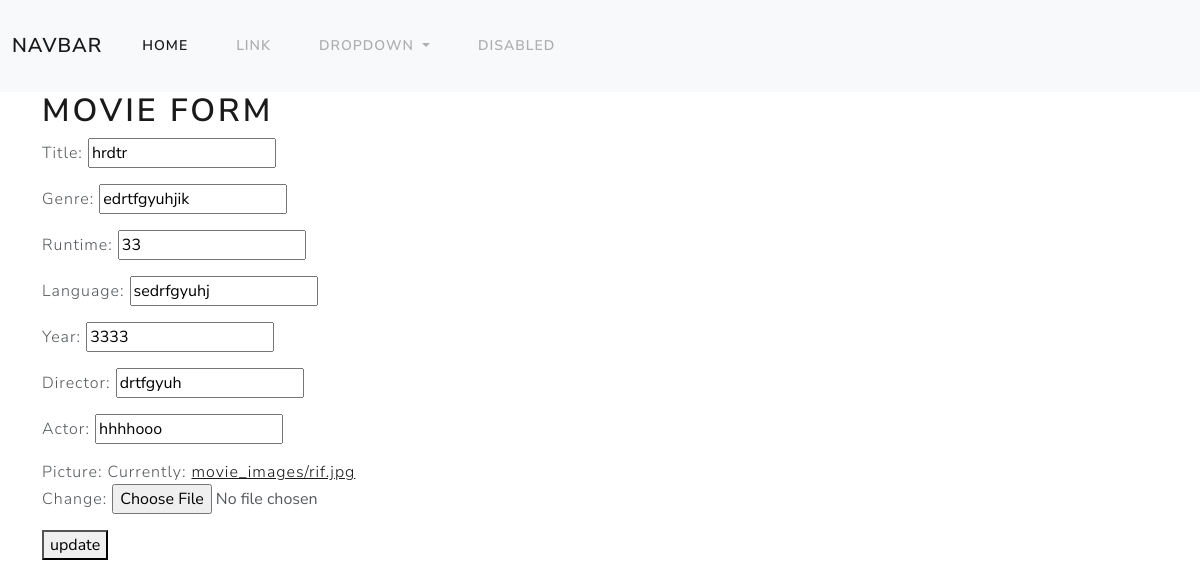
Screenshot of /movie/19/update/ (signed in) with the database file from the repository.
### myapp/models.py (models this page shows, shortened)
class Movie(models.Model):
    title=models.CharField(max_length=200)
    genre=models.CharField(max_length=200)
    runtime=models.PositiveIntegerField()
    language=models.CharField(max_length=100)
    year=models.PositiveIntegerField()
    director=models.CharField(max_length=100)
    actor=models.CharField(max_length=100)
    picture=models.ImageField(upload_to="movie_images",null=True)

### myapp/views.py (the view, shortened to what this page needs)
# urls.py: path('movie/<int:pk>/update/',views.MovieUpdateView.as_view(),name="movie-update"),
@method_decorator(signin_required,name="dispatch")
class MovieUpdateView(View):
    template_name="mobie_update.html"
    form_class=MovieForm
    def get(self,request,*args,**kwargs):
        id=kwargs.get("pk")
        Movie_object=Movie.objects.get(id=id)
        form_instance=self.form_class(instance=Movie_object)
        return render(request,self.template_name,{"form":form_instance})

### myapp/forms.py
class MovieForm(forms.ModelForm):
    class Meta:
        model=Movie
        fields="__all__"

### myapp/templates/mobie_update.html (shortened to what this page needs)
{%extends 'base.html'%}
{%load static%}
    {%block main_block%}
    <div class="container">
        <h1>movie Form</h1>
        <form action="" method="post" enctype="multipart/form-data">
            {{form.as_p}}
        <button type="submit">update</button>
        </form>
    </div>
    {%endblock%}

### rows the page displays
Movie: title "hrdtr", genre "edrtfgyuhjik", runtime "33", language "sedrfgyuhj", year "3333", director "drtfgyuh", actor "hhhhooo"
